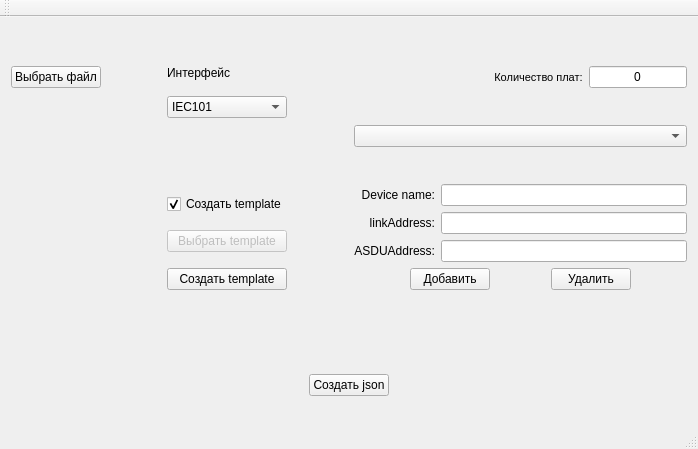
<?xml version="1.0" encoding="UTF-8"?>
<ui version="4.0">
 <class>MainWindow</class>
 <widget class="QMainWindow" name="MainWindow">
  <property name="geometry">
   <rect>
    <x>0</x>
    <y>0</y>
    <width>698</width>
    <height>449</height>
   </rect>
  </property>
  <property name="windowTitle">
   <string>Конфигуратор json и templates</string>
  </property>
  <widget class="QWidget" name="centralWidget">
   <layout class="QVBoxLayout" name="verticalLayout_5">
    <item>
     <widget class="QLabel" name="lbFileName">
      <property name="font">
       <font>
        <pointsize>8</pointsize>
       </font>
      </property>
      <property name="text">
       <string/>
      </property>
      <property name="alignment">
       <set>Qt::AlignCenter</set>
      </property>
     </widget>
    </item>
    <item>
     <widget class="QLabel" name="lbTemplateName">
      <property name="font">
       <font>
        <pointsize>8</pointsize>
       </font>
      </property>
      <property name="text">
       <string/>
      </property>
      <property name="alignment">
       <set>Qt::AlignCenter</set>
      </property>
     </widget>
    </item>
    <item>
     <layout class="QHBoxLayout" name="horizontalLayout_4">
      <item>
       <layout class="QVBoxLayout" name="verticalLayout_3">
        <item>
         <widget class="QPushButton" name="pbSelectFile">
          <property name="sizePolicy">
           <sizepolicy hsizetype="Minimum" vsizetype="Fixed">
            <horstretch>0</horstretch>
            <verstretch>0</verstretch>
           </sizepolicy>
          </property>
          <property name="text">
           <string>Выбрать файл</string>
          </property>
         </widget>
        </item>
        <item>
         <spacer name="verticalSpacer_4">
          <property name="orientation">
           <enum>Qt::Vertical</enum>
          </property>
          <property name="sizeHint" stdset="0">
           <size>
            <width>20</width>
            <height>40</height>
           </size>
          </property>
         </spacer>
        </item>
       </layout>
      </item>
      <item>
       <spacer name="horizontalSpacer_6">
        <property name="orientation">
         <enum>Qt::Horizontal</enum>
        </property>
        <property name="sizeHint" stdset="0">
         <size>
          <width>80</width>
          <height>20</height>
         </size>
        </property>
       </spacer>
      </item>
      <item>
       <layout class="QVBoxLayout" name="verticalLayout_4">
        <property name="spacing">
         <number>16</number>
        </property>
        <item>
         <widget class="QLabel" name="label">
          <property name="text">
           <string>Интерфейс</string>
          </property>
          <property name="alignment">
           <set>Qt::AlignLeading|Qt::AlignLeft|Qt::AlignVCenter</set>
          </property>
         </widget>
        </item>
        <item>
         <widget class="QComboBox" name="cbInterface">
          <item>
           <property name="text">
            <string>IEC101</string>
           </property>
          </item>
          <item>
           <property name="text">
            <string>IEC104</string>
           </property>
          </item>
         </widget>
        </item>
        <item>
         <spacer name="verticalSpacer_3">
          <property name="orientation">
           <enum>Qt::Vertical</enum>
          </property>
          <property name="sizeHint" stdset="0">
           <size>
            <width>20</width>
            <height>30</height>
           </size>
          </property>
         </spacer>
        </item>
        <item>
         <widget class="QCheckBox" name="cbIsTemplate">
          <property name="text">
           <string>Создать template</string>
          </property>
          <property name="checked">
           <bool>true</bool>
          </property>
         </widget>
        </item>
        <item>
         <widget class="QPushButton" name="pbSelectTemplate">
          <property name="enabled">
           <bool>false</bool>
          </property>
          <property name="text">
           <string>Выбрать template</string>
          </property>
         </widget>
        </item>
        <item>
         <widget class="QPushButton" name="pbCreateTemplate">
          <property name="text">
           <string>Создать template</string>
          </property>
         </widget>
        </item>
       </layout>
      </item>
      <item>
       <spacer name="horizontalSpacer_7">
        <property name="orientation">
         <enum>Qt::Horizontal</enum>
        </property>
        <property name="sizeHint" stdset="0">
         <size>
          <width>80</width>
          <height>20</height>
         </size>
        </property>
       </spacer>
      </item>
      <item>
       <layout class="QVBoxLayout" name="verticalLayout_2">
        <item>
         <layout class="QHBoxLayout" name="horizontalLayout">
          <item>
           <spacer name="horizontalSpacer">
            <property name="orientation">
             <enum>Qt::Horizontal</enum>
            </property>
            <property name="sizeHint" stdset="0">
             <size>
              <width>150</width>
              <height>20</height>
             </size>
            </property>
           </spacer>
          </item>
          <item>
           <widget class="QLabel" name="lbTemplateName_2">
            <property name="font">
             <font>
              <pointsize>8</pointsize>
             </font>
            </property>
            <property name="text">
             <string>Количество плат:</string>
            </property>
            <property name="alignment">
             <set>Qt::AlignCenter</set>
            </property>
           </widget>
          </item>
          <item>
           <widget class="QLineEdit" name="lePlatsQuantity">
            <property name="sizePolicy">
             <sizepolicy hsizetype="Maximum" vsizetype="Fixed">
              <horstretch>0</horstretch>
              <verstretch>0</verstretch>
             </sizepolicy>
            </property>
            <property name="text">
             <string>0</string>
            </property>
            <property name="alignment">
             <set>Qt::AlignCenter</set>
            </property>
            <property name="readOnly">
             <bool>true</bool>
            </property>
           </widget>
          </item>
         </layout>
        </item>
        <item>
         <layout class="QVBoxLayout" name="verticalLayout">
          <item>
           <spacer name="verticalSpacer_2">
            <property name="orientation">
             <enum>Qt::Vertical</enum>
            </property>
            <property name="sizeHint" stdset="0">
             <size>
              <width>20</width>
              <height>40</height>
             </size>
            </property>
           </spacer>
          </item>
          <item>
           <widget class="QComboBox" name="cbDevices"/>
          </item>
          <item>
           <spacer name="verticalSpacer">
            <property name="orientation">
             <enum>Qt::Vertical</enum>
            </property>
            <property name="sizeHint" stdset="0">
             <size>
              <width>20</width>
              <height>40</height>
             </size>
            </property>
           </spacer>
          </item>
         </layout>
        </item>
        <item>
         <layout class="QFormLayout" name="formLayout">
          <property name="labelAlignment">
           <set>Qt::AlignRight|Qt::AlignTrailing|Qt::AlignVCenter</set>
          </property>
          <property name="formAlignment">
           <set>Qt::AlignLeading|Qt::AlignLeft|Qt::AlignTop</set>
          </property>
          <item row="0" column="0">
           <widget class="QLabel" name="label_5">
            <property name="text">
             <string>Device name:</string>
            </property>
            <property name="alignment">
             <set>Qt::AlignRight|Qt::AlignTrailing|Qt::AlignVCenter</set>
            </property>
           </widget>
          </item>
          <item row="0" column="1">
           <widget class="QLineEdit" name="leDeviceName"/>
          </item>
          <item row="1" column="0">
           <widget class="QLabel" name="label_3">
            <property name="text">
             <string>linkAddress:</string>
            </property>
            <property name="alignment">
             <set>Qt::AlignRight|Qt::AlignTrailing|Qt::AlignVCenter</set>
            </property>
           </widget>
          </item>
          <item row="1" column="1">
           <widget class="QLineEdit" name="leLinkAddr"/>
          </item>
          <item row="2" column="0">
           <widget class="QLabel" name="label_4">
            <property name="text">
             <string>ASDUAddress:</string>
            </property>
            <property name="alignment">
             <set>Qt::AlignRight|Qt::AlignTrailing|Qt::AlignVCenter</set>
            </property>
           </widget>
          </item>
          <item row="2" column="1">
           <widget class="QLineEdit" name="leASDUAddr"/>
          </item>
         </layout>
        </item>
        <item>
         <layout class="QHBoxLayout" name="horizontalLayout_2">
          <item>
           <spacer name="horizontalSpacer_8">
            <property name="orientation">
             <enum>Qt::Horizontal</enum>
            </property>
            <property name="sizeHint" stdset="0">
             <size>
              <width>40</width>
              <height>20</height>
             </size>
            </property>
           </spacer>
          </item>
          <item>
           <widget class="QPushButton" name="pbSetLinkASDU">
            <property name="text">
             <string>Добавить</string>
            </property>
           </widget>
          </item>
          <item>
           <spacer name="horizontalSpacer_3">
            <property name="orientation">
             <enum>Qt::Horizontal</enum>
            </property>
            <property name="sizeHint" stdset="0">
             <size>
              <width>40</width>
              <height>20</height>
             </size>
            </property>
           </spacer>
          </item>
          <item>
           <widget class="QPushButton" name="pbResetLinkASDU">
            <property name="text">
             <string>Удалить</string>
            </property>
           </widget>
          </item>
          <item>
           <spacer name="horizontalSpacer_2">
            <property name="orientation">
             <enum>Qt::Horizontal</enum>
            </property>
            <property name="sizeHint" stdset="0">
             <size>
              <width>40</width>
              <height>20</height>
             </size>
            </property>
           </spacer>
          </item>
         </layout>
        </item>
       </layout>
      </item>
     </layout>
    </item>
    <item>
     <spacer name="verticalSpacer_5">
      <property name="orientation">
       <enum>Qt::Vertical</enum>
      </property>
      <property name="sizeHint" stdset="0">
       <size>
        <width>17</width>
        <height>96</height>
       </size>
      </property>
     </spacer>
    </item>
    <item>
     <layout class="QHBoxLayout" name="horizontalLayout_3">
      <item>
       <spacer name="horizontalSpacer_4">
        <property name="orientation">
         <enum>Qt::Horizontal</enum>
        </property>
        <property name="sizeHint" stdset="0">
         <size>
          <width>20</width>
          <height>20</height>
         </size>
        </property>
       </spacer>
      </item>
      <item>
       <widget class="QPushButton" name="pbCreateJson">
        <property name="text">
         <string>Создать json</string>
        </property>
       </widget>
      </item>
      <item>
       <spacer name="horizontalSpacer_5">
        <property name="orientation">
         <enum>Qt::Horizontal</enum>
        </property>
        <property name="sizeHint" stdset="0">
         <size>
          <width>20</width>
          <height>20</height>
         </size>
        </property>
       </spacer>
      </item>
     </layout>
    </item>
    <item>
     <widget class="QLabel" name="lbStatus">
      <property name="text">
       <string/>
      </property>
     </widget>
    </item>
   </layout>
  </widget>
  <widget class="QMenuBar" name="menuBar">
   <property name="geometry">
    <rect>
     <x>0</x>
     <y>0</y>
     <width>698</width>
     <height>21</height>
    </rect>
   </property>
  </widget>
  <widget class="QToolBar" name="mainToolBar">
   <attribute name="toolBarArea">
    <enum>TopToolBarArea</enum>
   </attribute>
   <attribute name="toolBarBreak">
    <bool>false</bool>
   </attribute>
  </widget>
  <widget class="QStatusBar" name="statusBar"/>
 </widget>
 <layoutdefault spacing="6" margin="11"/>
 <resources/>
 <connections/>
</ui>
